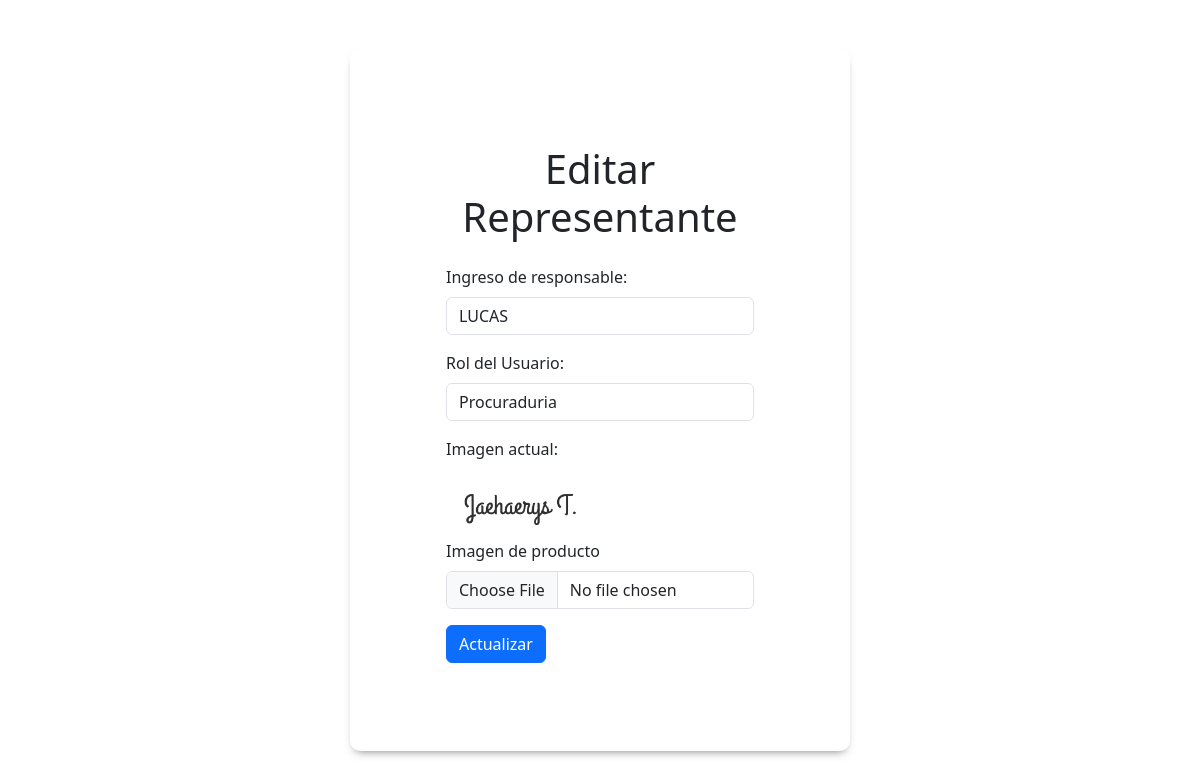
Page /representantes/editar-representante/4 (signed in) on the earlier database version.
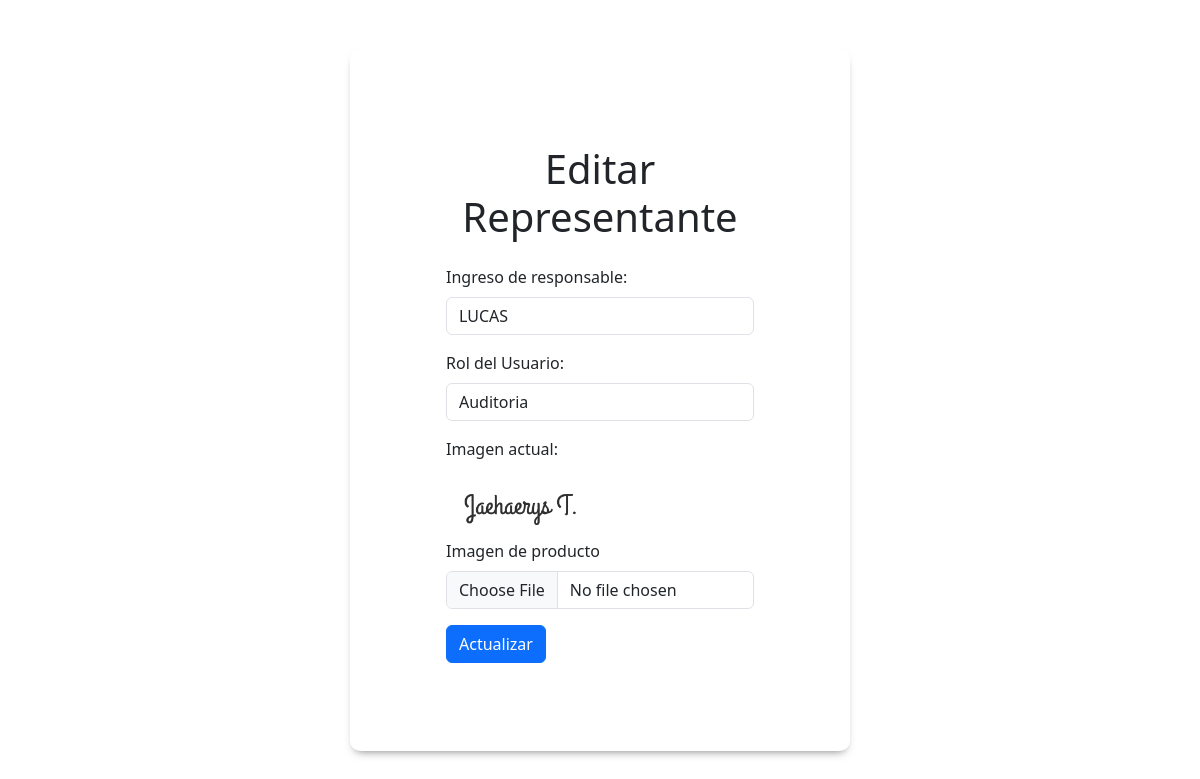
Same page on the later database version.
### app/models.py (models this page shows)
class Representante(db.Model):
    __tablename__ = "representante"
    id = db.Column(db.Integer, primary_key=True)
    nombre = db.Column(db.String(150))
    rol = db.Column(db.Enum(Roles))
    firma = db.Column(db.String(100))
    created_at = db.Column(db.DateTime, default=datetime.utcnow, nullable=False)
    updated_at = db.Column(db.DateTime, default=datetime.utcnow, onupdate=datetime.utcnow, nullable=False)

### app/representantes/routes.py (the view, shortened to what this page needs)
@representantes.route('/editar-representante/<representante_id>', methods=['GET','POST'])
@acceso_requerido(roles=["Administrador"])
@login_required
def editar_representante(representante_id):
    representante = Representante.query.get_or_404(representante_id)
    if representante is None:
        flash(_("El representante no existe"), "error")
        return redirect(url_for('representantes.lista_representantes'))
    form_edit = EditRespresentanteForm(obj=representante)
    current_firma = representante.firma
    return render_template('editar_representante.html', form=form_edit, representante=representante)

### app/representantes/forms.py
class EditRespresentanteForm(FlaskForm, representanteForm):
    firma =  FileField("Imagen de producto", validators=[
                            Optional(),
                            FileAllowed(['jpg', 'png','pdf'], message='Solo se admiten imágenes')])
    submit=SubmitField("Actualizar")

### app/auth/routes.py (called while the page is built)
def acceso_requerido(roles=None):
    if roles is None:
        roles = []
    def decorador(f):
        @wraps(f)
        def decorated_function(*args, **kwargs):
            if current_user.is_authenticated is False:
                flash("Debes iniciar sesión para acceder a esta página", "warning")
                return redirect('/auth/login')
            if roles and current_user.rol.value not in roles:
                flash("No tienes permisos para acceder a esta página", "error")
                return redirect('/auth/login')
            return f(*args, **kwargs)
        return decorated_function
    return decorador

### app/models.py (called while the page is built)
@login.user_loader
def user_loader(id):
    return Usuario.query.get(id)

### app/representantes/templates/editar_representante.html (shortened to what this page needs)
{% extends "form_base.html" %}
{% block form_content %}
<form action="" class="login" method="POST" enctype="multipart/form-data">
    <h2 class="text-center my-4 titulo-responsivo">Editar Representante</h2>
    <div class="form-group mb-3">
        <label for="{{ form.nombre.id }}" class="form-label">{{ form.nombre.label }}</label>
        {{ form.nombre(class="form-control", size=32) }}
    </div>
    <div class="form-group mb-3">
        <label for="{{ form.rol.id }}" class="form-label">{{ form.rol.label }}</label>
        <select id="{{ form.rol.id }}" name="{{ form.rol.name }}" class="form-control">
            {% for value, label in form.rol.choices %}
                <option value="{{ value }}" {% if value == representante.rol.name %}selected{% endif %}>{{ label }}</option>
            {% endfor %}
        </select>
    </div>
    <div class="mb-3">
        <p>Imagen actual:</p>
        {% if representante.firma %}
        <img src="{{ url_for('static', filename='firmas/' + representante.firma)}}" alt="Imagen actual" class="img-fluid" width="150" height="100"/>
        {% else %}
        <p>No hay Firma</p>
        {% endif %}
        <label for="{{ form.firma.id }}" class="form-label">{{ form.firma.label }}</label>
        {{ form.firma(class="form-control") }}
    </div>
    <div class="mb-3">
        {{ form.submit(class="btn btn-primary") }}
    </div>
</form>
{% endblock %}

Differences in the rows shown:
changed Representante "LUCAS": rol "Procuraduria" → "Auditoria"
